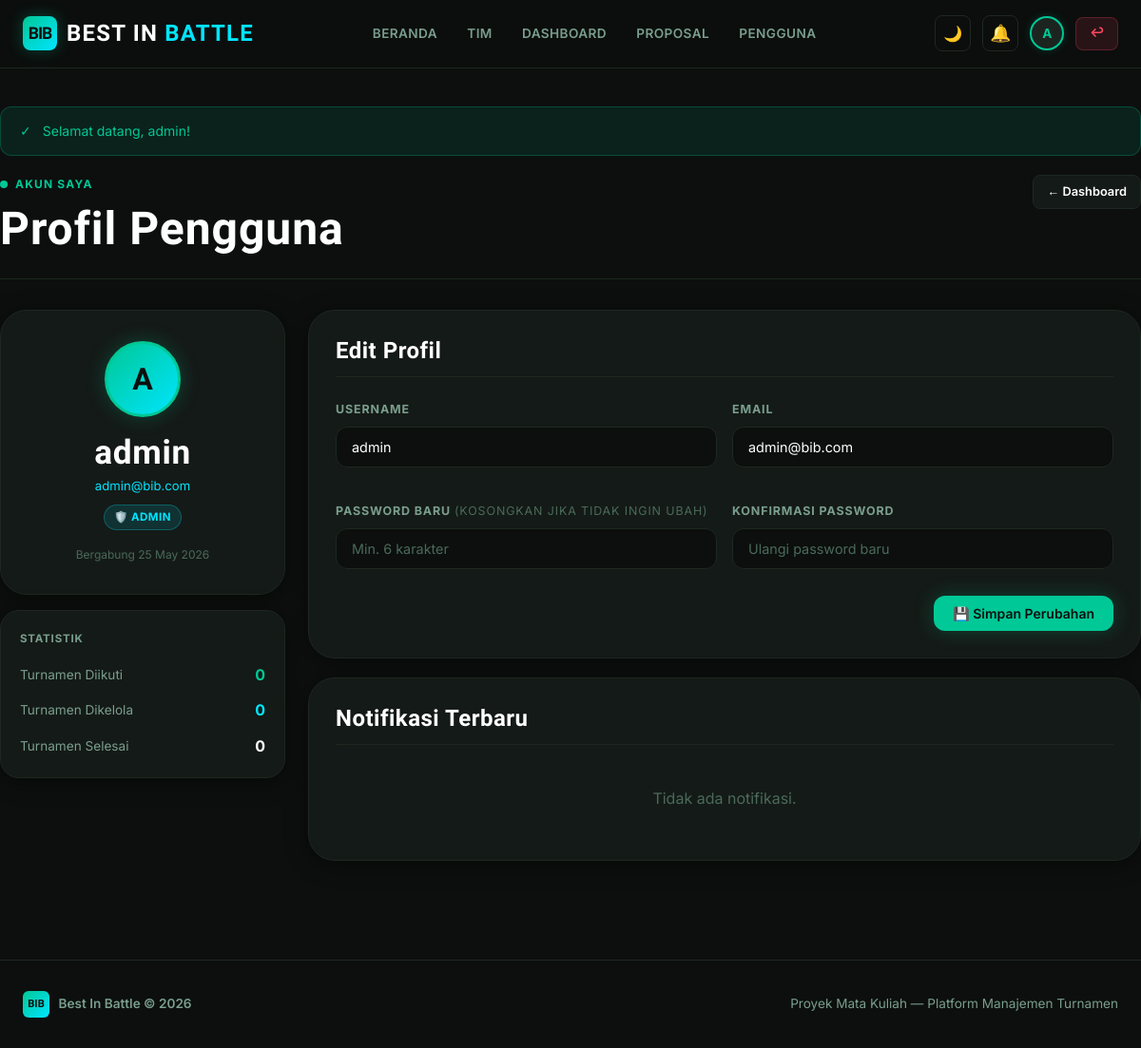
Page /pages/member/profile.php (signed in) on the committed database.
### tables this page shows
CREATE TABLE `users` (
  `id` int(11) NOT NULL,
  `username` varchar(50) NOT NULL,
  `email` varchar(100) NOT NULL,
  `password` varchar(255) NOT NULL,
  `role` enum('admin','member') NOT NULL,
  `created_at` timestamp NOT NULL DEFAULT current_timestamp() ON UPDATE current_timestamp()
);

### pages/member/profile.php (the view, shortened to what this page needs)
<?php
require_once '../../config/database.php';
$user_id = (int) $_SESSION['user_id'];
$user = mysqli_fetch_assoc(mysqli_query($conn, "SELECT * FROM users WHERE id = $user_id LIMIT 1"));
$joined_count   = (int) mysqli_fetch_assoc(mysqli_query($conn, "SELECT COUNT(*) AS c FROM participants WHERE user_id=$user_id AND status='approved'"))['c'];
$managed_count  = (int) mysqli_fetch_assoc(mysqli_query($conn, "SELECT COUNT(*) AS c FROM tournaments WHERE organizer_id=$user_id AND status NOT IN ('rejected','pending')"))['c'];
$finished_count = (int) mysqli_fetch_assoc(mysqli_query($conn, "SELECT COUNT(*) AS c FROM tournaments WHERE organizer_id=$user_id AND status='finished'"))['c'];
$notifs = [];
?>
<!DOCTYPE html>
<html lang="id" data-theme="">
<head>
    <link rel="stylesheet" href="../../assets/css/global.css">
    <link rel="stylesheet" href="../../assets/css/dashboard.css">
</head>
<body class="page-fade">
<?php include '../components/navbar.php'; ?>
<div class="container page-wrap">
    <?php include '../components/alert.php'; ?>
    <div class="page-header">
        <div class="page-header-info">
            <div class="page-label">Akun Saya</div>
            <h1>Profil Pengguna</h1>
        </div>
        <a href="dashboard.php" class="btn btn-secondary btn-sm">← Dashboard</a>
    </div>
    <div style="display:grid;grid-template-columns:300px 1fr;gap:1.5rem;" class="profile-grid">
        <div>
            <div class="card" style="text-align:center;padding:2rem 1.5rem;margin-bottom:1rem;">
                <div style="width:80px;height:80px;border-radius:50%;background:linear-gradient(135deg,var(--accent),var(--accent-2));margin:0 auto 1rem;display:flex;align-items:center;justify-content:center;font-family:var(--font-display);font-size:2rem;font-weight:700;color:#0C0F0E;border:3px solid var(--accent);box-shadow:0 0 20px rgba(0,200,150,0.25);">
                    <?= strtoupper(substr($user['username'], 0, 1)) ?>
                </div>
                <h2 style="margin-bottom:0.25rem;"><?= htmlspecialchars($user['username']) ?></h2>
                <div style="color:var(--accent-2);font-size:0.82rem;margin-bottom:0.5rem;"><?= htmlspecialchars($user['email']) ?></div>
                <span class="badge <?= $user['role'] === 'admin' ? 'badge-ongoing' : 'badge-finished' ?>">
                    <?= $user['role'] === 'admin' ? '🛡️ Admin' : '👤 Member' ?>
                </span>
                <div style="margin-top:1rem;font-size:0.75rem;color:var(--text-dim);">
                    Bergabung <?= date('d M Y', strtotime($user['created_at'])) ?>
                </div>
            </div>
            <div class="card card-sm">
                <div style="font-size:0.72rem;font-weight:700;text-transform:uppercase;letter-spacing:0.07em;color:var(--text-muted);margin-bottom:1rem;">Statistik</div>
                <div style="display:flex;flex-direction:column;gap:0.75rem;">
                    <div style="display:flex;justify-content:space-between;align-items:center;">
                        <span style="font-size:0.85rem;color:var(--text-muted);">Turnamen Diikuti</span>
                        <strong style="color:var(--accent);"><?= $joined_count ?></strong>
                    </div>
                    <div style="display:flex;justify-content:space-between;align-items:center;">
                        <span style="font-size:0.85rem;color:var(--text-muted);">Turnamen Dikelola</span>
                        <strong style="color:var(--accent-2);"><?= $managed_count ?></strong>
                    </div>
                    <div style="display:flex;justify-content:space-between;align-items:center;">
                        <span style="font-size:0.85rem;color:var(--text-muted);">Turnamen Selesai</span>
                        <strong style="color:var(--text);"><?= $finished_count ?></strong>
                    </div>
                </div>
            </div>
        </div>
        <div style="display:flex;flex-direction:column;gap:1.25rem;">
            <div class="card">
                <h3 style="margin-bottom:1.5rem;padding-bottom:0.75rem;border-bottom:1px solid var(--border);">Edit Profil</h3>
                <form method="POST" action="profile.php">
                    <div style="display:grid;grid-template-columns:1fr 1fr;gap:1rem;">
                        <div class="form-group">
                            <label class="form-label">Username</label>
                            <input type="text" name="username" class="form-control"
                                   value="<?= htmlspecialchars($user['username']) ?>" required minlength="3" maxlength="50">
                        </div>
                        <div class="form-group">
                            <label class="form-label">Email</label>
                            <input type="email" name="email" class="form-control"
                                   value="<?= htmlspecialchars($user['email']) ?>" required>
                        </div>
                        <div class="form-group">
                            <label class="form-label">Password Baru <span style="color:var(--text-dim);font-weight:400;">(kosongkan jika tidak ingin ubah)</span></label>
                            <input type="password" name="password" class="form-control" placeholder="Min. 6 karakter" minlength="6">
                        </div>
                        <div class="form-group">
                            <label class="form-label">Konfirmasi Password</label>
                            <input type="password" name="password_confirm" class="form-control" placeholder="Ulangi password baru">
                        </div>
                    </div>
                    <div style="display:flex;justify-content:flex-end;margin-top:0.5rem;">
                        <button type="submit" class="btn btn-primary">💾 Simpan Perubahan</button>
                    </div>
                </form>
            </div>
            <div class="card">
                <div style="display:flex;justify-content:space-between;align-items:center;margin-bottom:1.25rem;padding-bottom:0.75rem;border-bottom:1px solid var(--border);">
                    <h3>Notifikasi Terbaru</h3>
                </div>
                <?php if (empty($notifs)): ?>
                    <div style="text-align:center;padding:1.5rem;color:var(--text-dim);">Tidak ada notifikasi.</div>
                <?php endif; ?>
            </div>
        </div>
    </div>
</div>
<?php include '../components/footer.php'; ?>
</body>
</html>

### assets/css/global.css (style rules this page uses)
:root { --bg: #0C0F0E; --surface: #141A17; --surface-2: #1C2420; --border: #1E2820; --border-muted: rgba(122,158,142,0.2); --accent: #00C896; --accent-2: #00E5FF; --accent-red: #FF4560; --text: #FFFFFF; --text-muted: #7A9E8E; --text-dim: #4A6A5A; --radius-sm: 8px; --radius-md: 12px; --radius-lg: 20px; --radius-xl: 28px; --shadow-glow: 0 0 20px rgba(0,200,150,0.15); --shadow-card: 0 4px 24px rgba(0,0,0,0.4); --transition: all 0.2s ease; --font-display: 'Rajdhani', sans-serif; --font-body: 'Inter', sans-serif; }
*, *::before, *::after { box-sizing: border-box; margin: 0; padding: 0; }
html { scroll-behavior: smooth; }
body { font-family: var(--font-body); background-color: var(--bg); color: var(--text); line-height: 1.6; min-height: 100vh; -webkit-font-smoothing: antialiased; }
a { color: var(--accent); text-decoration: none; }
h1, h2, h3, h4 { font-family: var(--font-display); font-weight: 700; line-height: 1.2; letter-spacing: 0.02em; }
h1 { font-size: clamp(1.8rem, 4vw, 3rem); }
h2 { font-size: clamp(1.4rem, 3vw, 2.2rem); }
h3 { font-size: clamp(1.1rem, 2vw, 1.5rem); }
.container { max-width: 1200px; margin: 0 auto; padding: 0 1.5rem; }
.page-wrap { padding: 2.5rem 0; min-height: calc(100vh - 80px); }
.btn { display: inline-flex; align-items: center; justify-content: center; gap: 0.5rem; padding: 0.625rem 1.25rem; border-radius: var(--radius-md); font-family: var(--font-body); font-size: 0.875rem; font-weight: 600; cursor: pointer; transition: var(--transition); border: none; white-space: nowrap; text-decoration: none; }
.btn-primary { background: var(--accent); color: #0C0F0E; box-shadow: 0 0 20px rgba(0,200,150,0.25); }
.btn-secondary { background: var(--surface); color: var(--text); border: 1px solid var(--border); }
.btn-sm { padding: 0.4rem 0.875rem; font-size: 0.8rem; border-radius: var(--radius-sm); }
.card { background: var(--surface); border: 1px solid var(--border); border-radius: var(--radius-xl); padding: 1.75rem; box-shadow: var(--shadow-card); transition: var(--transition); }
.card-sm { padding: 1.25rem; border-radius: var(--radius-lg); }
.badge { display: inline-flex; align-items: center; gap: 0.35rem; padding: 0.2rem 0.65rem; border-radius: 20px; font-size: 0.72rem; font-weight: 700; letter-spacing: 0.04em; text-transform: uppercase; }
.badge-ongoing { background: rgba(0,229,255,0.12); color: var(--accent-2); border: 1px solid rgba(0,229,255,0.25); }
.form-group { margin-bottom: 1.25rem; }
.form-label { display: block; font-size: 0.78rem; font-weight: 700; color: var(--text-muted); text-transform: uppercase; letter-spacing: 0.07em; margin-bottom: 0.5rem; }
.form-control { width: 100%; background: var(--bg); border: 1px solid var(--border); border-radius: var(--radius-md); padding: 0.75rem 1rem; color: var(--text); font-family: var(--font-body); font-size: 0.9rem; transition: var(--transition); outline: none; appearance: none; -webkit-appearance: none; }
.form-control::placeholder { color: var(--text-dim); }
.page-header { padding-bottom: 1.5rem; margin-bottom: 2rem; border-bottom: 1px solid var(--border); display: flex; align-items: flex-start; justify-content: space-between; gap: 1rem; flex-wrap: wrap; }
.page-header-info h1 { color: var(--text); }
.page-label { font-size: 0.75rem; font-weight: 700; text-transform: uppercase; letter-spacing: 0.1em; color: var(--accent); display: flex; align-items: center; gap: 0.5rem; margin-bottom: 0.5rem; }
.page-label::before { content: ''; width: 8px; height: 8px; border-radius: 50%; background: var(--accent); animation: pulse-dot 2s infinite; }
.page-fade { animation: pageFadeIn 0.4s ease forwards; }

### rows in the picture
users: username "A", username "admin", email "admin@bib.com", created_at "25 May 2026"

### other values in the picture
substr($current_username, 0, 1) "A"
$_SESSION['success'] "Selamat datang, admin!"
$joined_count "0"
$managed_count "0"
$finished_count "0"
